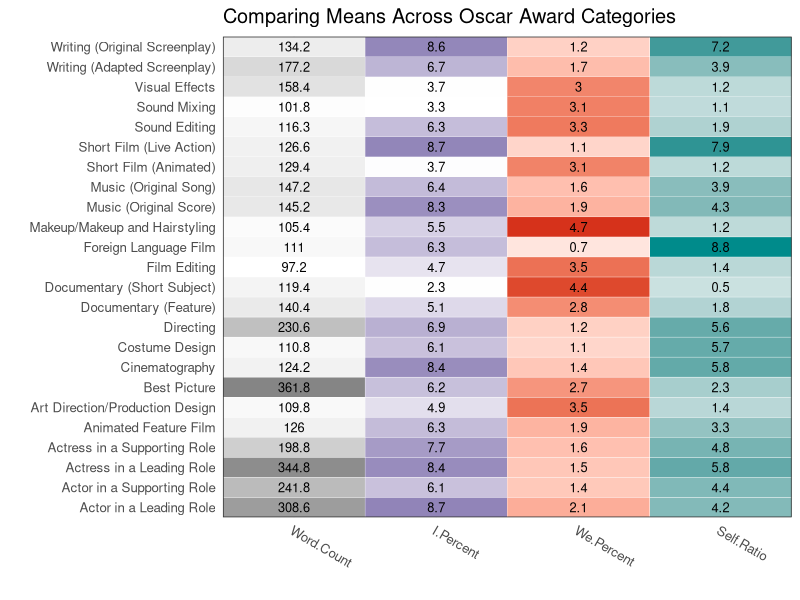

This chart was generated by the following R code:
#create heat table for means across award categories
library("ggplot2")
library("plyr")
library("reshape2")
library("scales")

setwd("generated_data")
oscar <- read.csv("master.csv")
oscar$Name <- with(oscar, reorder(Award, Award))
oscar<-rename(oscar, c("words"="Word.Count", "Ipercent"="I.Percent", "Wepercent"="We.Percent", "Self"="Self.Ratio"))


oscar.m <- melt(oscar)
oscar.s <- ddply(oscar.m, .(variable), transform,
               rescale = scale(value))

oscar.s$Category <- oscar.s$variable
levels(oscar.s$Category) <- 
  list("Count" = c("Word.Count"),
       "Pct1" = c("I.Percent"),
       "Pct2" = c("We.Percent"),
       "Ratio" = c("Self.Ratio"))


oscar.s$rescaleoffset <- oscar.s$rescale + 100*(as.numeric(oscar.s$Category)-1)
scalerange <- range(oscar.s$rescale)
gradientends <- scalerange + rep(c(0,100,200,300), each=2)
colorends <- c("white", "grey37", "white", "darkslateblue", "white", "red3", "white", "darkcyan")


a<-ggplot(oscar.s, aes(variable, Name, label = round(oscar.s$value, 1))) + 
  geom_tile(aes(fill = rescaleoffset), colour = "white") +
  geom_text(, size=3.25, color="black") +
  scale_fill_gradientn(colours = colorends, values = rescale(gradientends)) + 
  scale_x_discrete("", expand = c(0, 0)) + 
  scale_y_discrete("", expand = c(0, 0)) + 
  theme_bw(base_size = 12) + 
  theme(legend.position = "none",
        axis.ticks = element_blank(), 
        axis.text.x = element_text(angle = 330, hjust = 0))
       
a+ggtitle("Comparing Means Across Oscar Award Categories")
